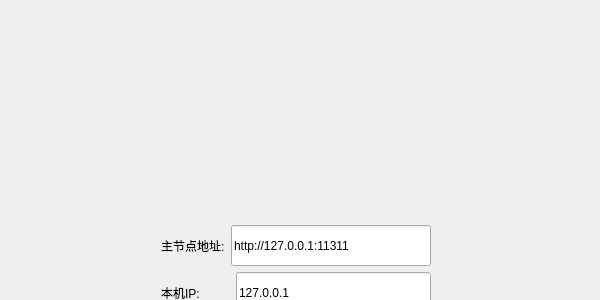
   <widget class="QWidget" name="page">
    <layout class="QVBoxLayout" name="verticalLayout_2">
     <property name="spacing">
      <number>0</number>
     </property>
     <property name="leftMargin">
      <number>0</number>
     </property>
     <property name="topMargin">
      <number>0</number>
     </property>
     <property name="rightMargin">
      <number>0</number>
     </property>
     <property name="bottomMargin">
      <number>0</number>
     </property>
     <item>
      <widget class="QWidget" name="widgetBody" native="true">
       <property name="minimumSize">
        <size>
         <width>600</width>
         <height>300</height>
        </size>
       </property>
       <property name="maximumSize">
        <size>
         <width>99999</width>
         <height>99999</height>
        </size>
       </property>
       <widget class="QLabel" name="labelWeclcom">
        <property name="geometry">
         <rect>
          <x>0</x>
          <y>471</y>
          <width>16</width>
          <height>17</height>
         </rect>
        </property>
        <property name="text">
         <string/>
        </property>
        <property name="alignment">
         <set>Qt::AlignCenter</set>
        </property>
       </widget>
       <widget class="QLabel" name="labelWinIcon">
        <property name="geometry">
         <rect>
          <x>0</x>
          <y>549</y>
          <width>30</width>
          <height>30</height>
         </rect>
        </property>
        <property name="minimumSize">
         <size>
          <width>30</width>
          <height>30</height>
         </size>
        </property>
        <property name="maximumSize">
         <size>
          <width>30</width>
          <height>30</height>
         </size>
        </property>
        <property name="text">
         <string/>
        </property>
        <property name="pixmap">
         <pixmap>:/resource/images/QQ.png</pixmap>
        </property>
       </widget>
       <widget class="QLabel" name="labelWinTitle">
        <property name="geometry">
         <rect>
          <x>0</x>
          <y>520</y>
          <width>400</width>
          <height>29</height>
         </rect>
        </property>
        <property name="minimumSize">
         <size>
          <width>400</width>
          <height>29</height>
         </size>
        </property>
        <property name="maximumSize">
         <size>
          <width>400</width>
          <height>29</height>
         </size>
        </property>
        <property name="styleSheet">
         <string notr="true">color: #FFFFFF;</string>
        </property>
        <property name="text">
         <string/>
        </property>
       </widget>
       <widget class="QLabel" name="label_2">
        <property name="geometry">
         <rect>
          <x>0</x>
          <y>422</y>
          <width>16</width>
          <height>17</height>
         </rect>
        </property>
        <property name="text">
         <string/>
        </property>
       </widget>
       <widget class="QLabel" name="label_video">
        <property name="geometry">
         <rect>
          <x>0</x>
          <y>0</y>
          <width>600</width>
          <height>200</height>
         </rect>
        </property>
        <property name="minimumSize">
         <size>
          <width>600</width>
          <height>200</height>
         </size>
        </property>
        <property name="maximumSize">
         <size>
          <width>600</width>
          <height>200</height>
         </size>
        </property>
        <property name="palette">
         <palette>
          <active>
           <colorrole role="Button">
            <brush brushstyle="SolidPattern">
             <color alpha="255">
              <red>255</red>
              <green>255</green>
              <blue>255</blue>
             </color>
            </brush>
           </colorrole>
           <colorrole role="Base">
            <brush brushstyle="SolidPattern">
             <color alpha="255">
              <red>255</red>
              <green>255</green>
              <blue>255</blue>
             </color>
            </brush>
           </colorrole>
           <colorrole role="Window">
            <brush brushstyle="SolidPattern">
             <color alpha="255">
              <red>255</red>
              <green>255</green>
              <blue>255</blue>
             </color>
            </brush>
           </colorrole>
          </active>
          <inactive>
           <colorrole role="Button">
            <brush brushstyle="SolidPattern">
             <color alpha="255">
              <red>255</red>
              <green>255</green>
              <blue>255</blue>
             </color>
            </brush>
           </colorrole>
           <colorrole role="Base">
            <brush brushstyle="SolidPattern">
             <color alpha="255">
              <red>255</red>
              <green>255</green>
              <blue>255</blue>
             </color>
            </brush>
           </colorrole>
           <colorrole role="Window">
            <brush brushstyle="SolidPattern">
             <color alpha="255">
              <red>255</red>
              <green>255</green>
              <blue>255</blue>
             </color>
            </brush>
           </colorrole>
          </inactive>
          <disabled>
           <colorrole role="Button">
            <brush brushstyle="SolidPattern">
             <color alpha="255">
              <red>255</red>
              <green>255</green>
              <blue>255</blue>
             </color>
            </brush>
           </colorrole>
           <colorrole role="Base">
            <brush brushstyle="SolidPattern">
             <color alpha="255">
              <red>255</red>
              <green>255</green>
              <blue>255</blue>
             </color>
            </brush>
           </colorrole>
           <colorrole role="Window">
            <brush brushstyle="SolidPattern">
             <color alpha="255">
              <red>255</red>
              <green>255</green>
              <blue>255</blue>
             </color>
            </brush>
           </colorrole>
          </disabled>
         </palette>
        </property>
        <property name="text">
         <string/>
        </property>
       </widget>
       <widget class="QWidget" name="layoutWidget">
        <property name="geometry">
         <rect>
          <x>110</x>
          <y>210</y>
          <width>372</width>
          <height>195</height>
         </rect>
        </property>
        <layout class="QHBoxLayout" name="horizontalLayout_23">
         <property name="spacing">
          <number>0</number>
         </property>
         <item>
          <spacer name="horizontalSpacer_3">
           <property name="orientation">
            <enum>Qt::Horizontal</enum>
           </property>
           <property name="sizeHint" stdset="0">
            <size>
             <width>40</width>
             <height>20</height>
            </size>
           </property>
          </spacer>
         </item>
         <item>
          <widget class="QWidget" name="widgetInput" native="true">
           <layout class="QVBoxLayout" name="verticalLayout_4">
            <item>
             <layout class="QVBoxLayout" name="verticalLayout_3">
              <item>
               <layout class="QVBoxLayout" name="verticalLayout">
                <item>
                 <layout class="QHBoxLayout" name="horizontalLayout_21">
                  <item>
                   <widget class="QLabel" name="label_6">
                    <property name="styleSheet">
                     <string notr="true">border:0px;

color:GRAY；</string>
                    </property>
                    <property name="text">
                     <string>主节点地址:</string>
                    </property>
                   </widget>
                  </item>
                  <item>
                   <widget class="QLineEdit" name="lineEditMasterIp">
                    <property name="minimumSize">
                     <size>
                      <width>0</width>
                      <height>41</height>
                     </size>
                    </property>
                    <property name="maximumSize">
                     <size>
                      <width>16777215</width>
                      <height>41</height>
                     </size>
                    </property>
                    <property name="text">
                     <string>http://127.0.0.1:11311</string>
                    </property>
                    <property name="placeholderText">
                     <string>主节点地址</string>
                    </property>
                   </widget>
                  </item>
                 </layout>
                </item>
                <item>
                 <layout class="QHBoxLayout" name="horizontalLayout_22">
                  <item>
                   <widget class="QLabel" name="label_7">
                    <property name="styleSheet">
                     <string notr="true">border:0px;

color:GRAY；</string>
                    </property>
                    <property name="text">
                     <string>本机IP:         </string>
                    </property>
                   </widget>
                  </item>
                  <item>
                   <widget class="QLineEdit" name="lineEditRosIp">
                    <property name="minimumSize">
                     <size>
                      <width>0</width>
                      <height>41</height>
                     </size>
                    </property>
                    <property name="maximumSize">
                     <size>
                      <width>16777215</width>
                      <height>41</height>
                     </size>
                    </property>
                    <property name="text">
                     <string>127.0.0.1</string>
                    </property>
                    <property name="echoMode">
                     <enum>QLineEdit::Normal</enum>
                    </property>
                    <property name="placeholderText">
                     <string>本机地址</string>
                    </property>
                   </widget>
                  </item>
                 </layout>
                </item>
                <item>
                 <layout class="QHBoxLayout" name="horizontalLayout">
                  <item>
                   <widget class="QCheckBox" name="checkBoxEnvirment">
                    <property name="cursor">
                     <cursorShape>PointingHandCursor</cursorShape>
                    </property>
                    <property name="styleSheet">
                     <string notr="true">color:GRAY;</string>
                    </property>
                    <property name="text">
                     <string>使用环境变量</string>
                    </property>
                    <property name="checkable">
                     <bool>true</bool>
                    </property>
                    <property name="checked">
                     <bool>false</bool>
                    </property>
                   </widget>
                  </item>
                  <item>
                   <widget class="QCheckBox" name="checkBoxAutoLogin">
                    <property name="cursor">
                     <cursorShape>PointingHandCursor</cursorShape>
                    </property>
                    <property name="styleSheet">
                     <string notr="true">color:GRAY;</string>
                    </property>
                    <property name="text">
                     <string>自动连接</string>
                    </property>
                    <property name="checked">
                     <bool>false</bool>
                    </property>
                   </widget>
                  </item>
                  <item>
                   <widget class="QPushButton" name="pushButton_auto">
                    <property name="cursor">
                     <cursorShape>PointingHandCursor</cursorShape>
                    </property>
                    <property name="styleSheet">
                     <string notr="true">border:0px;
color:GRAY；</string>
                    </property>
                    <property name="text">
                     <string>检测IP</string>
                    </property>
                   </widget>
                  </item>
                 </layout>
                </item>
               </layout>
              </item>
              <item>
               <widget class="QPushButton" name="btnLogin">
                <property name="minimumSize">
                 <size>
                  <width>270</width>
                  <height>41</height>
                 </size>
                </property>
                <property name="maximumSize">
                 <size>
                  <width>270</width>
                  <height>41</height>
                 </size>
                </property>
                <property name="cursor">
                 <cursorShape>PointingHandCursor</cursorShape>
                </property>
                <property name="focusPolicy">
                 <enum>Qt::NoFocus</enum>
                </property>
                <property name="toolTip">
                 <string>连接</string>
                </property>
                <property name="styleSheet">
                 <string notr="true">border:0px;
background-color:#F81243;
color:WHITE；
</string>
                </property>
                <property name="text">
                 <string>CONNECT</string>
                </property>
               </widget>
              </item>
             </layout>
            </item>
           </layout>
          </widget>
         </item>
         <item>
          <spacer name="horizontalSpacer_4">
           <property name="orientation">
            <enum>Qt::Horizontal</enum>
           </property>
           <property name="sizeHint" stdset="0">
            <size>
             <width>40</width>
             <height>20</height>
            </size>
           </property>
          </spacer>
         </item>
        </layout>
       </widget>
       <widget class="QWidget" name="layoutWidget">
        <property name="geometry">
         <rect>
          <x>10</x>
          <y>420</y>
          <width>581</width>
          <height>25</height>
         </rect>
        </property>
        <layout class="QHBoxLayout" name="horizontalLayout_20">
         <property name="spacing">
          <number>0</number>
         </property>
         <item>
          <widget class="QPushButton" name="pushButton_hellp">
           <property name="cursor">
            <cursorShape>PointingHandCursor</cursorShape>
           </property>
           <property name="styleSheet">
            <string notr="true">border:0px;
color:GRAY；</string>
           </property>
           <property name="text">
            <string>帮助</string>
           </property>
          </widget>
         </item>
         <item>
          <spacer name="horizontalSpacer_2">
           <property name="orientation">
            <enum>Qt::Horizontal</enum>
           </property>
           <property name="sizeHint" stdset="0">
            <size>
             <width>40</width>
             <height>20</height>
            </size>
           </property>
          </spacer>
         </item>
         <item>
          <widget class="QPushButton" name="pushButton_setting">
           <property name="cursor">
            <cursorShape>PointingHandCursor</cursorShape>
           </property>
           <property name="styleSheet">
            <string notr="true">border:0px;
color:GRAY；</string>
           </property>
           <property name="text">
            <string>设置</string>
           </property>
          </widget>
         </item>
        </layout>
       </widget>
       <widget class="QPushButton" name="btnWinMin">
        <property name="geometry">
         <rect>
          <x>541</x>
          <y>11</y>
          <width>20</width>
          <height>16</height>
         </rect>
        </property>
        <property name="cursor">
         <cursorShape>PointingHandCursor</cursorShape>
        </property>
        <property name="focusPolicy">
         <enum>Qt::NoFocus</enum>
        </property>
        <property name="styleSheet">
         <string notr="true">border:none;
background-color:none</string>
        </property>
        <property name="text">
         <string/>
        </property>
        <property name="icon">
         <iconset>
          <normaloff>:/resource/common/ic_min.png</normaloff>:/resource/common/ic_min.png</iconset>
        </property>
       </widget>
       <widget class="QPushButton" name="btnWinClose">
        <property name="geometry">
         <rect>
          <x>567</x>
          <y>11</y>
          <width>20</width>
          <height>16</height>
         </rect>
        </property>
        <property name="minimumSize">
         <size>
          <width>0</width>
          <height>0</height>
         </size>
        </property>
        <property name="cursor">
         <cursorShape>PointingHandCursor</cursorShape>
        </property>
        <property name="focusPolicy">
         <enum>Qt::NoFocus</enum>
        </property>
        <property name="styleSheet">
         <string notr="true">border:none;
background-color:none</string>
        </property>
        <property name="text">
         <string/>
        </property>
        <property name="icon">
         <iconset>
          <normaloff>:/resource/common/ic_close_white.png</normaloff>:/resource/common/ic_close_white.png</iconset>
        </property>
       </widget>
      </widget>
     </item>
    </layout>
   </widget>
